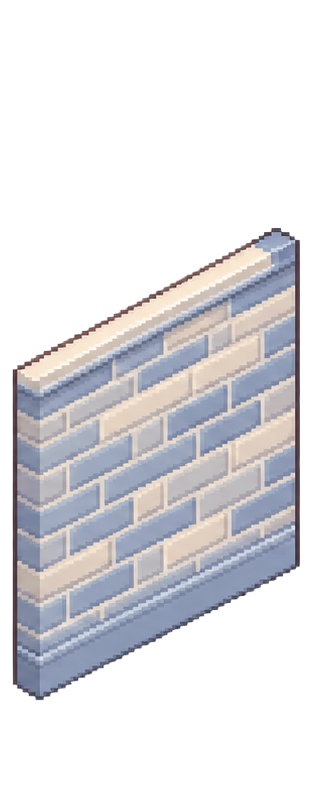
#> input picture art/ref/myohang_walls_5pack/wall_brick.png, 315 x 808 px; its folder holds only this picture in this run
$ python build-wall-tiles.py
#> lines starting #> are read from the running program, lines starting #| are printed output that depends on the picture
"""벽 원본 그림 → 게임용 **반복 무늬 타일**(32×48).

    py tools/build-wall-tiles.py art/ref/myohang_walls_5pack

산출물은 `webapp/public/art/wall/wall_*.png`. 파일명은 그대로 유지된다.

## 왜 이런 처리가 필요한가

받는 그림은 보통 **벽 한 판 전체**다 — 윗면 두께, 왼쪽 옆면 두께, 걸레받이까지 그려져 있다.
그런데 게임은 벽을 **타일 한 칸(32px)씩 이어 붙여** 그리므로, 그대로 반복하면 옆면 두께가
32px마다 나타나 세로줄이 죽 생긴다. 그래서 **정면 무늬만** 잘라낸다.

## 격자 복원을 하지 않는 이유

`build-avatar-atlas.py` 는 '확대된 도트'의 격자를 복원한다(한 칸이 8~17px). 벽 그림은 그게 아니라
**처음부터 고해상도로 그려진** 그림이었다 — 최빈 런 길이가 2~6으로 흩어져 복원할 격자가 없었다
(2026-09-21 확인). 그래서 LANCZOS 로 줄이고 색을 16개로 줄여 도트 느낌을 되살린다.

## 높이를 48로 맞추는 이유

벽 높이는 3칸 = 96px 다. 타일이 48이면 **정확히 2번** 반복된다. 40 같은 값이면 2.4번이라
벽 중간에 이음매가 보인다.

## 다음에 그림을 요청할 때

아래 한 줄을 넣으면 이 스크립트 자체가 필요 없어진다:
  "벽면의 무늬만 그려 줘. 윗면·옆면 두께와 걸레받이는 그리지 말 것.
   직사각형 안에 무늬만 채우고, 상하좌우로 이어 붙여도 이음매가 보이지 않게."
기울기는 렌더러가 준다(`skew.y = atan(0.5)`) — **평평한 직사각형으로 받는 것이 낫다.**
"""
import pathlib
import sys

from PIL import Image

ROOT = pathlib.Path(__file__).resolve().parent.parent
OUT = ROOT / "webapp/public/art/wall"

TARGET_W, TARGET_H = 32, 48
COLORS = 16

# 잘라낼 비율. 그림마다 두께가 달라 맞지 않으면 여기를 조정한다.
CUT_LEFT = 0.22      # 왼쪽 옆면 두께
CUT_RIGHT = 0.03
CUT_TOP = 0.17       # 윗면 두께
CUT_BOTTOM = 0.20    # 걸레받이 (0.10 이면 회색 띠가 남았다)


def opaque_box(im):
    px = im.load()
    w, h = im.size
    xs = [x for x in range(w) if any(px[x, y][3] > 0 for y in range(0, h, 3))]
    ys = [y for y in range(h) if any(px[x, y][3] > 0 for x in range(0, w, 3))]
    if not xs or not ys:
        raise SystemExit("완전히 투명한 그림입니다")
    return xs[0], ys[0], xs[-1], ys[-1]


def top_edge(im, x):
    px = im.load()
    for y in range(im.size[1]):
        if px[x, y][3] > 0:
            return y
    return None


def convert(path: pathlib.Path) -> tuple[str, float]:
    im = Image.open(path).convert("RGBA")
#> im is the input picture: PIL image 315x808 RGBA; mean R, G, B, A 67.5, 67.1, 70.4, 97.5
    x0, y0, x1, y1 = opaque_box(im)
#> in opaque_box, `xs = [x for x in range(w) if any(px[x, y][3] > 0 for y in range(0, h, ..`: xs = 289 values from 12 to 300
#> in opaque_box, `ys = [y for y in range(h) if any(px[x, y][3] > 0 for x in range(0, w, ..`: ys = 474 values from 227 to 700
#> x0 = 12; y0 = 227; x1 = 300; y1 = 700
    width = x1 - x0 + 1
#> width = 289

    # 윗변의 기울기. 정면 구간에서 잰다(왼쪽 옆면을 피해 20%~95%).
    ax, bx = x0 + int(width * 0.20), x0 + int(width * 0.95)
#> ax = 69; bx = 286
    ay, by = top_edge(im, ax), top_edge(im, bx)
#> ay = 337; by = 231
    slope = (by - ay) / (bx - ax) if ay is not None and by is not None and bx > ax else 0.0
#> slope = -0.488

    # 기울기 펴기 — 열마다 밀어 평행사변형을 직사각형으로. 이걸 안 하면 렌더러에서
    # 다시 기울일 때 **기울기가 두 번** 걸려 무늬가 주저앉는다.
    flat = Image.new("RGBA", im.size, (0, 0, 0, 0))
#> flat: PIL image 315x808 RGBA; every value is 0
    for x in range(im.size[0]):
        flat.paste(im.crop((x, 0, x + 1, im.size[1])), (x, -int(round(slope * (x - x0)))))
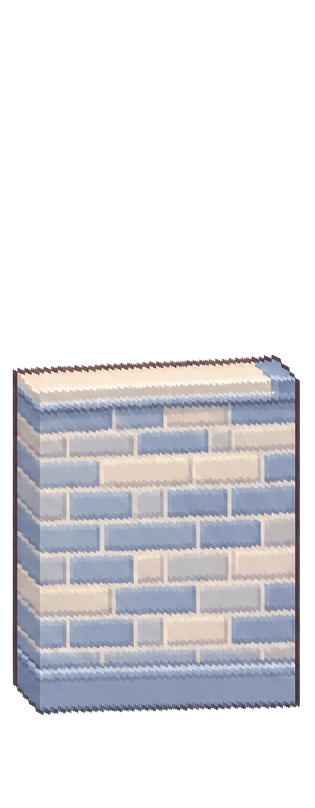
#> flat: PIL image 315x808 RGBA; mean R, G, B, A 67.5, 67.1, 70.4, 97.5; transparent parts drawn white

    fx0 = x0 + int(width * CUT_LEFT)
#> fx0 = 75
    fx1 = x1 - int(width * CUT_RIGHT)
#> fx1 = 292
    _, fy0, _, fy1 = opaque_box(flat)
#> fy0 = 354; fy1 = 715
    fh = fy1 - fy0
#> fh = 361
    face = flat.crop((fx0, fy0 + int(fh * CUT_TOP), fx1, fy1 - int(fh * CUT_BOTTOM)))
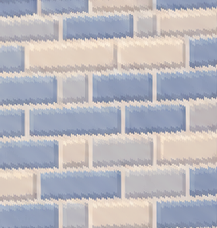
#> face: PIL image 217x228 RGBA; mean R, G, B, A 184.5, 182.8, 188.9, 251.4; transparent parts drawn white

    # 32:48 비율로 **잘라서** 맞춘다 — 늘리면 무늬가 찌그러진다.
    want = TARGET_W / TARGET_H
    if face.width / face.height > want:
        nw = int(face.height * want)
#> nw = 152
        off = (face.width - nw) // 2
#> off = 32
        face = face.crop((off, 0, off + nw, face.height))
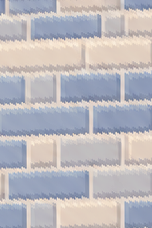
#> face: PIL image 152x228 RGBA; mean R, G, B, A 187, 184.4, 189.2, 251.3; transparent parts drawn white
    else:
        nh = int(face.width / want)
        off = (face.height - nh) // 2
        face = face.crop((0, off, face.width, off + nh))

    small = face.resize((TARGET_W, TARGET_H), Image.LANCZOS)
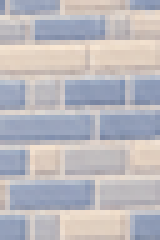
#> small: PIL image 32x48 RGBA (shown 5 times larger); mean R, G, B, A 186.6, 184, 188.7, 251.3; transparent parts drawn white
    small = small.convert("RGB").quantize(colors=COLORS, method=Image.MEDIANCUT).convert("RGBA")

    OUT.mkdir(parents=True, exist_ok=True)
    small.save(OUT / path.name)
    return path.name, slope


def main():
    src = pathlib.Path(sys.argv[1] if len(sys.argv) > 1 else "art/ref/myohang_walls_5pack")
    if not src.is_absolute():
        src = ROOT / src
    files = sorted(src.glob("wall_*.png"))
    if not files:
        raise SystemExit(f"{src} 에 wall_*.png 가 없습니다")

    for p in files:
        name, slope = convert(p)
#> name = 'wall_brick.png'; slope = -0.488
        # 2:1 아이소메트릭이면 -0.5 가 나온다. 크게 다르면 그림 각도가 우리와 안 맞는 것이다.
        flag = "" if abs(slope + 0.5) < 0.06 else "  <- 각도가 2:1 이 아닙니다"
#> flag = ''
        print(f"{name:18s} 기울기 {slope:+.3f} -> {TARGET_W}x{TARGET_H}{flag}")
#| wall_brick.png     기울기 -0.488 -> 32x48

    print(f"\n{len(files)}장을 {OUT} 에 넣었습니다.")
    return 0


if __name__ == "__main__":
    sys.exit(main())
#> (the program exits here)

$ run again, on art/ref/myohang_walls_5pack/wall_wood.png
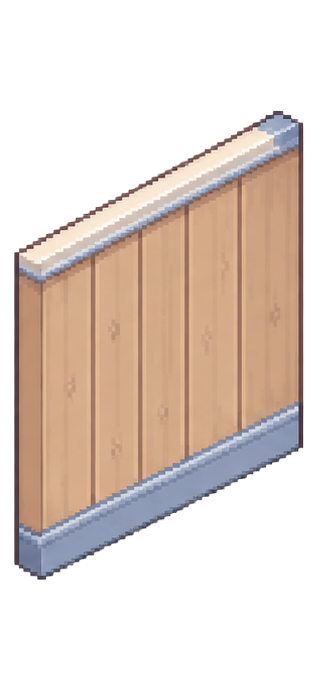
#> input picture art/ref/myohang_walls_5pack/wall_wood.png, 317 x 689 px
#> in convert, im is the input picture: PIL image 317x689 RGBA; mean R, G, B, A 86.6, 72.4, 63.4, 113.7
#> xs = 291 values from 13 to 303
#> ys = 470 values from 110 to 579
#> x0 = 13; y0 = 110; x1 = 303; y1 = 579
#> width = 291
#> ax = 71; bx = 289
#> ay = 221; by = 114
#> in convert, `slope = (by - ay) / (bx - ax) if ay is not None and by is not None and..`: slope = -0.491
#> after the loop in convert, `for x in range(im.size[0]):`:
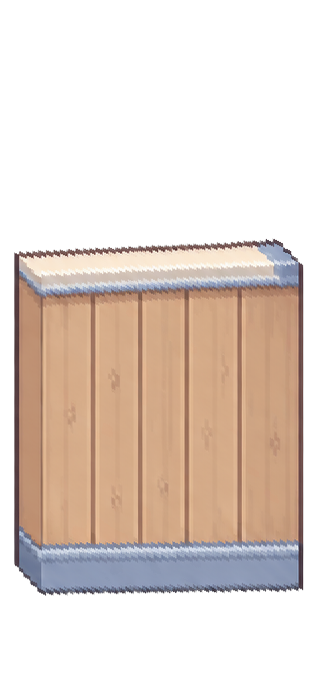
#> flat: PIL image 317x689 RGBA; mean R, G, B, A 86.6, 72.4, 63.4, 113.7; transparent parts drawn white
#> fx0 = 77
#> fx1 = 295
#> fy0 = 238; fy1 = 595
#> fh = 357
#> in convert, `small = face.resize((TARGET_W, TARGET_H), Image.LANCZOS)`:
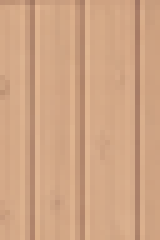
#> small: PIL image 32x48 RGBA (shown 5 times larger); mean R, G, B, A 207.2, 163.5, 131.1, 251.1; transparent parts drawn white
#> in main, `name, slope = convert(p)`: name = 'wall_wood.png'; slope = -0.491
#> flag = ''
#| wall_wood.png      기울기 -0.491 -> 32x48

$ run again, on art/ref/myohang_walls_5pack/wall_floral.png
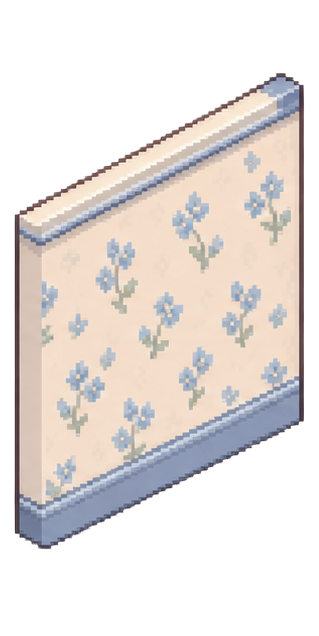
#> input picture art/ref/myohang_walls_5pack/wall_floral.png, 319 x 636 px
#> in convert, im is the input picture: PIL image 319x636 RGBA; mean R, G, B, A 104.4, 98.2, 94.8, 125.7
#> xs = 291 values from 14 to 304
#> ys = 478 values from 72 to 549
#> x0 = 14; y0 = 72; x1 = 304; y1 = 549
#> width = 291
#> ax = 72; bx = 290
#> ay = 183; by = 76
#> in convert, `slope = (by - ay) / (bx - ax) if ay is not None and by is not None and..`: slope = -0.491
#> after the loop in convert, `for x in range(im.size[0]):`:
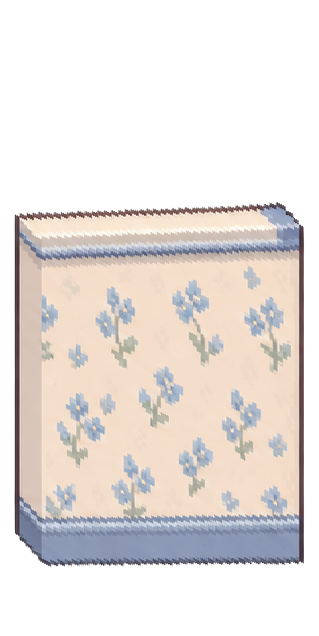
#> flat: PIL image 319x636 RGBA; mean R, G, B, A 104.4, 98.2, 94.8, 125.7; transparent parts drawn white
#> fx0 = 78
#> fx1 = 296
#> fy0 = 201; fy1 = 567
#> fh = 366
#> in convert, `small = face.resize((TARGET_W, TARGET_H), Image.LANCZOS)`:
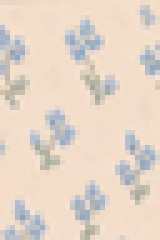
#> small: PIL image 32x48 RGBA (shown 5 times larger); mean R, G, B, A 228.8, 213.5, 199.6, 251.2; transparent parts drawn white
#> in main, `name, slope = convert(p)`: name = 'wall_floral.png'; slope = -0.491
#> flag = ''
#| wall_floral.png    기울기 -0.491 -> 32x48

$ run again, on art/ref/myohang_walls_5pack/wall_plaster.png
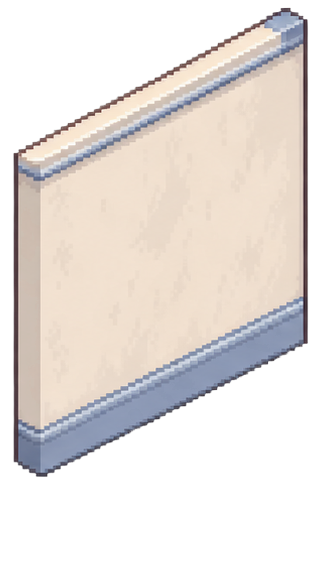
#> input picture art/ref/myohang_walls_5pack/wall_plaster.png, 315 x 583 px
#> in convert, im is the input picture: PIL image 315x583 RGBA; mean R, G, B, A 115.3, 108.8, 104.6, 136.5
#> xs = 296 values from 13 to 308
#> ys = 470 values from 7 to 476
#> x0 = 13; y0 = 7; x1 = 308; y1 = 476
#> width = 296
#> ax = 72; bx = 294
#> ay = 122; by = 11
#> in convert, `slope = (by - ay) / (bx - ax) if ay is not None and by is not None and..`: slope = -0.5
#> after the loop in convert, `for x in range(im.size[0]):`:
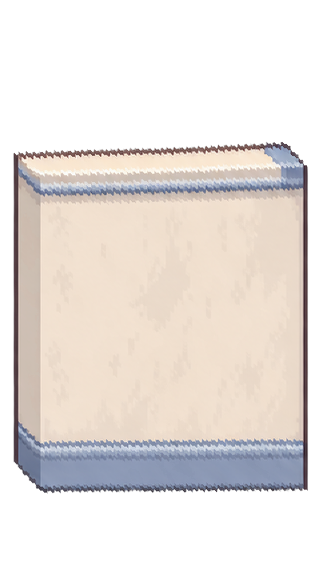
#> flat: PIL image 315x583 RGBA; mean R, G, B, A 115.3, 108.8, 104.6, 136.5; transparent parts drawn white
#> fx0 = 78
#> fx1 = 300
#> fy0 = 141; fy1 = 494
#> fh = 353
#> in convert, `face = face.crop((off, 0, off + nw, face.height))`:
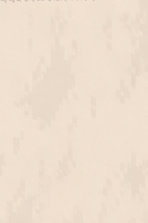
#> face: PIL image 148x223 RGBA; mean R, G, B, A 239, 222.4, 205.8, 251.5; transparent parts drawn white
#> in main, `name, slope = convert(p)`: name = 'wall_plaster.png'; slope = -0.5
#> flag = ''
#| wall_plaster.png   기울기 -0.500 -> 32x48

$ run again, on art/ref/myohang_walls_5pack/wall_window.png
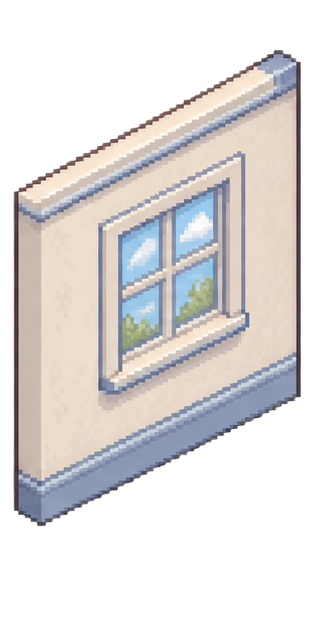
#> input picture art/ref/myohang_walls_5pack/wall_window.png, 316 x 630 px
#> in convert, im is the input picture: PIL image 316x630 RGBA; mean R, G, B, A 98.2, 94.9, 93.9, 126.4
#> xs = 290 values from 11 to 301
#> ys = 477 values from 50 to 526
#> x0 = 11; y0 = 50; x1 = 301; y1 = 526
#> width = 291
#> ax = 69; bx = 287
#> ay = 160; by = 53
#> in convert, `slope = (by - ay) / (bx - ax) if ay is not None and by is not None and..`: slope = -0.491
#> fx0 = 75
#> fx1 = 293
#> fy0 = 179; fy1 = 543
#> fh = 364
#> in convert, `small = small.convert("RGB").quantize(colors=COLORS, method=Image.MEDI..`:
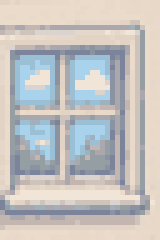
#> small: PIL image 32x48 RGBA (shown 5 times larger); mean R, G, B, A 195.6, 194, 192.4, 255
#> in main, `name, slope = convert(p)`: name = 'wall_window.png'; slope = -0.491
#> flag = ''
#| wall_window.png    기울기 -0.491 -> 32x48
